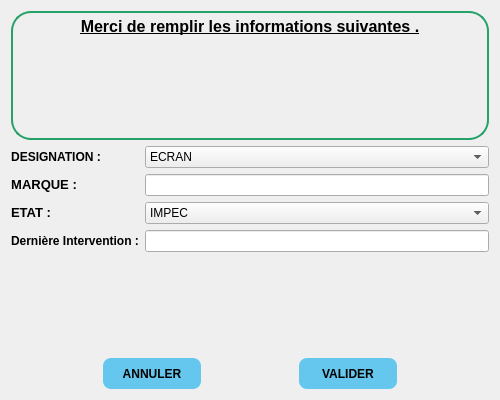
<?xml version="1.0" encoding="UTF-8"?>
<ui version="4.0">
 <class>materiel</class>
 <widget class="QDialog" name="materiel">
  <property name="geometry">
   <rect>
    <x>0</x>
    <y>0</y>
    <width>500</width>
    <height>400</height>
   </rect>
  </property>
  <property name="minimumSize">
   <size>
    <width>500</width>
    <height>400</height>
   </size>
  </property>
  <property name="maximumSize">
   <size>
    <width>500</width>
    <height>400</height>
   </size>
  </property>
  <property name="windowTitle">
   <string>Dialog</string>
  </property>
  <property name="styleSheet">
   <string notr="true"/>
  </property>
  <layout class="QVBoxLayout" name="verticalLayout">
   <item>
    <widget class="QTextBrowser" name="textBrowser">
     <property name="enabled">
      <bool>true</bool>
     </property>
     <property name="focusPolicy">
      <enum>Qt::StrongFocus</enum>
     </property>
     <property name="styleSheet">
      <string notr="true">border: none;
background: transparent;
text-align: center;
border: 2px solid rgb(38, 162, 105);
border-radius: 20px</string>
     </property>
     <property name="tabChangesFocus">
      <bool>true</bool>
     </property>
     <property name="html">
      <string>&lt;!DOCTYPE HTML PUBLIC &quot;-//W3C//DTD HTML 4.0//EN&quot; &quot;http://www.w3.org/TR/REC-html40/strict.dtd&quot;&gt;
&lt;html&gt;&lt;head&gt;&lt;meta name=&quot;qrichtext&quot; content=&quot;1&quot; /&gt;&lt;style type=&quot;text/css&quot;&gt;
p, li { white-space: pre-wrap; }
&lt;/style&gt;&lt;/head&gt;&lt;body style=&quot; font-family:'Noto Sans'; font-size:10pt; font-weight:400; font-style:normal;&quot;&gt;
&lt;p align=&quot;center&quot; style=&quot; margin-top:0px; margin-bottom:0px; margin-left:0px; margin-right:0px; -qt-block-indent:0; text-indent:0px;&quot;&gt;&lt;span style=&quot; font-family:'MS Shell Dlg 2'; font-size:12pt; font-weight:600; text-decoration: underline;&quot;&gt;Merci de remplir les informations suivantes .&lt;/span&gt;&lt;/p&gt;
&lt;p style=&quot;-qt-paragraph-type:empty; margin-top:0px; margin-bottom:0px; margin-left:0px; margin-right:0px; -qt-block-indent:0; text-indent:0px; font-weight:600; text-decoration: underline;&quot;&gt;&lt;br /&gt;&lt;/p&gt;&lt;/body&gt;&lt;/html&gt;</string>
     </property>
    </widget>
   </item>
   <item>
    <layout class="QFormLayout" name="formLayout">
     <item row="7" column="0">
      <widget class="QLabel" name="label_5">
       <property name="styleSheet">
        <string notr="true">font-weight: bold;</string>
       </property>
       <property name="text">
        <string>Dernière Intervention :</string>
       </property>
      </widget>
     </item>
     <item row="7" column="1">
      <widget class="QLineEdit" name="dernierEdit">
       <property name="styleSheet">
        <string notr="true">background: none;</string>
       </property>
      </widget>
     </item>
     <item row="2" column="0">
      <widget class="QLabel" name="label">
       <property name="styleSheet">
        <string notr="true">font-weight:bold</string>
       </property>
       <property name="text">
        <string>&lt;html&gt;&lt;head/&gt;&lt;body&gt;&lt;p&gt;&lt;span style=&quot; font-size:10pt;&quot;&gt;MARQUE :&lt;/span&gt;&lt;/p&gt;&lt;/body&gt;&lt;/html&gt;</string>
       </property>
       <property name="alignment">
        <set>Qt::AlignCenter</set>
       </property>
      </widget>
     </item>
     <item row="0" column="0">
      <widget class="QLabel" name="label_2">
       <property name="styleSheet">
        <string notr="true">font-weight:bold</string>
       </property>
       <property name="text">
        <string>DESIGNATION :</string>
       </property>
       <property name="alignment">
        <set>Qt::AlignCenter</set>
       </property>
      </widget>
     </item>
     <item row="2" column="1">
      <widget class="QLineEdit" name="marqueEdit">
       <property name="styleSheet">
        <string notr="true">background: none;</string>
       </property>
      </widget>
     </item>
     <item row="4" column="0">
      <widget class="QLabel" name="label_4">
       <property name="styleSheet">
        <string notr="true">font-weight:bold</string>
       </property>
       <property name="text">
        <string>&lt;html&gt;&lt;head/&gt;&lt;body&gt;&lt;p&gt;&lt;span style=&quot; font-size:10pt;&quot;&gt;ETAT :&lt;/span&gt;&lt;/p&gt;&lt;/body&gt;&lt;/html&gt;</string>
       </property>
       <property name="alignment">
        <set>Qt::AlignCenter</set>
       </property>
      </widget>
     </item>
     <item row="4" column="1">
      <widget class="QComboBox" name="etatEdit">
       <item>
        <property name="text">
         <string>IMPEC</string>
        </property>
       </item>
       <item>
        <property name="text">
         <string>ÇA VA ALLER</string>
        </property>
       </item>
       <item>
        <property name="text">
         <string>PRUDENCE</string>
        </property>
       </item>
       <item>
        <property name="text">
         <string>MEDIOCRE</string>
        </property>
       </item>
       <item>
        <property name="text">
         <string>INCONNU</string>
        </property>
       </item>
      </widget>
     </item>
     <item row="0" column="1">
      <widget class="QComboBox" name="designationEdit">
       <item>
        <property name="text">
         <string>ECRAN</string>
        </property>
       </item>
       <item>
        <property name="text">
         <string>PORTABLE</string>
        </property>
       </item>
       <item>
        <property name="text">
         <string>CLAVIER</string>
        </property>
       </item>
       <item>
        <property name="text">
         <string>SOURIS</string>
        </property>
       </item>
       <item>
        <property name="text">
         <string>UNITE CENTRALE</string>
        </property>
       </item>
       <item>
        <property name="text">
         <string>RESEAUX</string>
        </property>
       </item>
       <item>
        <property name="text">
         <string>CAMERA</string>
        </property>
       </item>
       <item>
        <property name="text">
         <string>MICRO</string>
        </property>
       </item>
       <item>
        <property name="text">
         <string>IMPRIMANTE</string>
        </property>
       </item>
       <item>
        <property name="text">
         <string>ALIMENTATION</string>
        </property>
       </item>
       <item>
        <property name="text">
         <string>AUTRES</string>
        </property>
       </item>
      </widget>
     </item>
    </layout>
   </item>
   <item>
    <spacer name="verticalSpacer">
     <property name="orientation">
      <enum>Qt::Vertical</enum>
     </property>
     <property name="sizeType">
      <enum>QSizePolicy::Fixed</enum>
     </property>
     <property name="sizeHint" stdset="0">
      <size>
       <width>20</width>
       <height>100</height>
      </size>
     </property>
    </spacer>
   </item>
   <item>
    <layout class="QHBoxLayout" name="horizontalLayout">
     <item>
      <widget class="QToolButton" name="RETOUR">
       <property name="styleSheet">
        <string notr="true">border-radius:8px;
color:black;
background-color:rgba(97,198,238,0.979);;
height:28px;
width:95px;
font-weight:bold;</string>
       </property>
       <property name="text">
        <string>ANNULER</string>
       </property>
      </widget>
     </item>
     <item>
      <widget class="QToolButton" name="VALIDER">
       <property name="styleSheet">
        <string notr="true">border-radius:8px;
color: black;
background-color:rgba(97,198,238,0.979);;
height:28px;
width:95px;
font-weight:bold;
</string>
       </property>
       <property name="text">
        <string>VALIDER</string>
       </property>
      </widget>
     </item>
    </layout>
   </item>
  </layout>
 </widget>
 <resources/>
 <connections/>
</ui>
